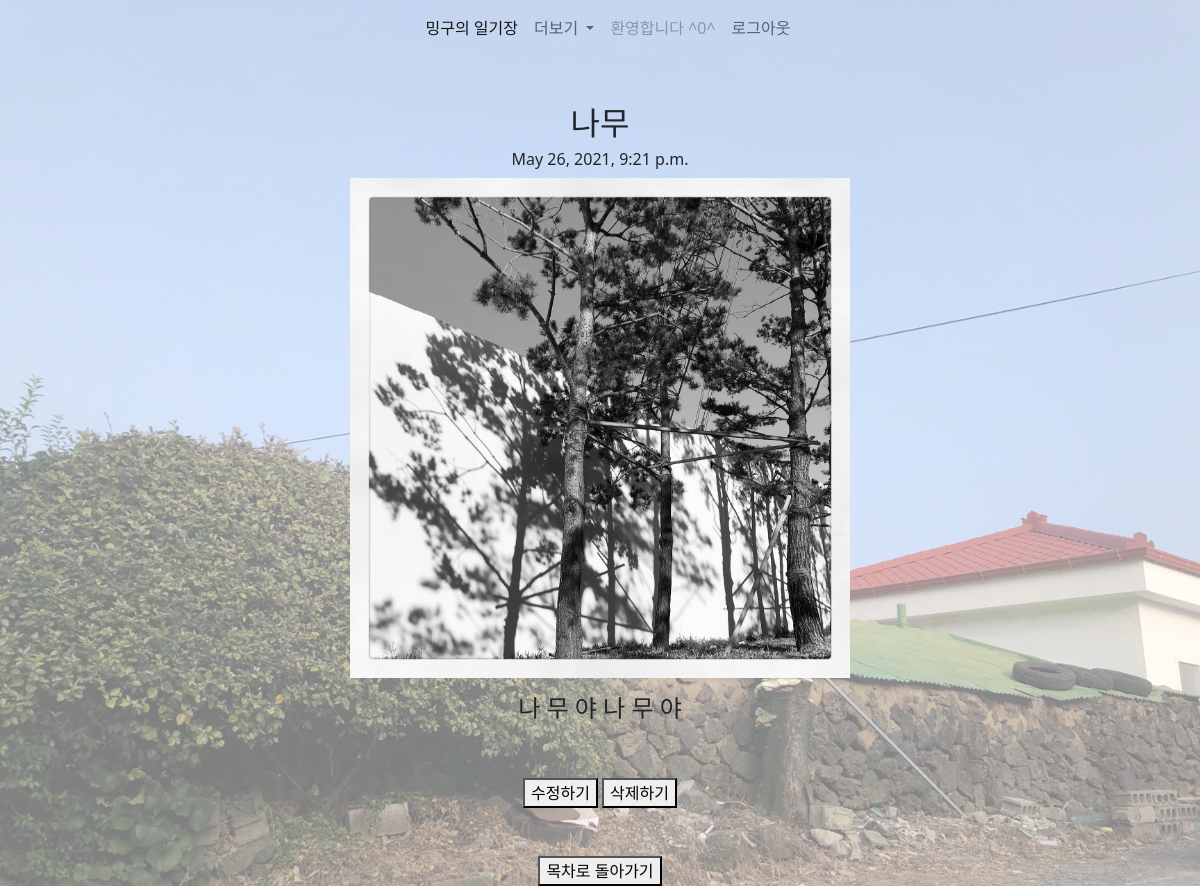
The app's page /blog/detail/15 (signed in) with its own data.
### blog/models.py (models this page shows, shortened)
class Blog (models.Model):
  title = models.CharField(max_length = 200)
  pub_date = models.DateTimeField()
  body = models.TextField()
  img = models.ImageField(upload_to = "blog/", blank = True, null = True)

### blog/views.py (the view)
# urls.py: path('detail/<str:id>', detail, name = "detail"),
@login_required(redirect_field_name=None, login_url="login")
def detail (request,id):
  blog = get_object_or_404(Blog, pk = id)
  return render (request, 'detail.html', {'blog':blog})

### blog/templates/detail.html
{% extends 'base.html' %}
{% block content%}
  <h2>{{blog.title}}</h2>
  <h6>{{blog.pub_date}}</h6>
  {% if blog.img %}
    <p><img src="{{blog.img.url}}" alt="" width="500"></p>
  {% endif %}
  <h4>{{blog.body}}</h4> <br><br>
  <div>
    <a href="{% url 'edit' blog.id %}"><button>수정하기</button></a>
    <a href="{% url 'delete' blog.id %}"><button>삭제하기</button></a>
    <br><br><br>
    <div>
      <a href="{% url 'contents' %}"><button>목차로 돌아가기</button></a>
    </div>
  </div>
{% endblock %}

### mydiary/templates/base.html (style rules this page uses)
body { text-align: center; }
body { display: flex; flex-direction: column; align-items: center; }

### records on screen
Blog: title "나무", pub_date "May 26, 2021, 9:21 p.m.", img (picture), body "나 무 야 나 무 야"
